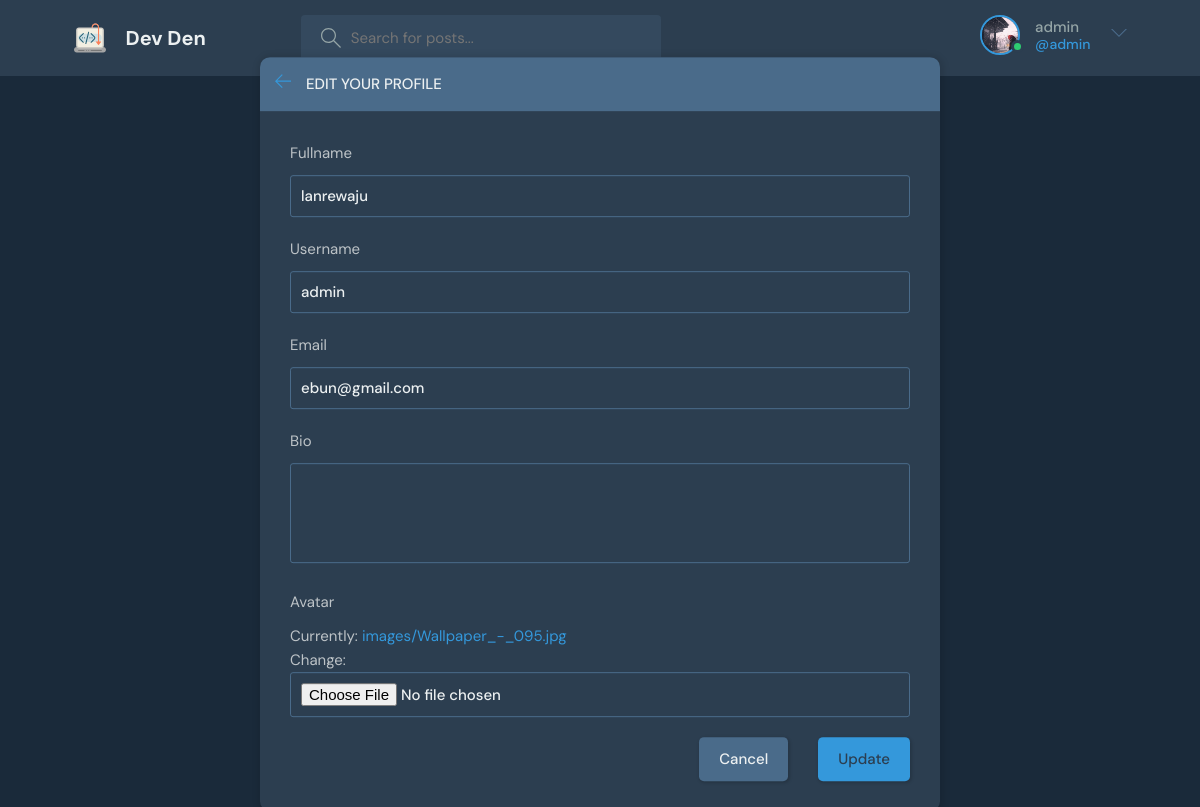
Page /update-user/ (signed in) on the committed database.
### blogApp/models.py (models this page shows)
class User(AbstractUser):
    fullname = models.CharField(max_length=40, null=True)
    username = models.CharField(max_length=40, unique=True, null=True)
    email = models.EmailField(unique=True, null=True)
    bio = models.TextField(null=True, blank=True)
    avatar = models.ImageField(null=True, default="images/avatar.svg", upload_to='images/')

### blogApp/views.py (the view)
# urls.py: path('update-user/', views.update_user_view, name='update-user'),
@login_required(login_url='login')
def update_user_view(request):
    user = request.user
    form = CustomUserUpdateForm(instance=user)
    if request.method == 'POST':
        form = CustomUserUpdateForm(request.POST, request.FILES, instance=user)
        if form.is_valid():
            form.save()
            return redirect('profile', pk=user.id)
    context = {'form':form}
    return render(request, 'blogApp/update_user.html', context)

### blogApp/forms.py
class CustomUserUpdateForm(ModelForm):
    class Meta:
        model = User
        fields = ('fullname', 'username', 'email', 'bio', 'avatar')

### blogApp/templates/blogApp/update_user.html (shortened to what this page needs)
{% extends "blogApp/main.html" %}
{% block content %}
    <main class="update-account layout">
        <div class="container">
            <div class="layout__box">
                <div class="layout__boxHeader">
                    <div class="layout__boxTitle">
                        <a href="{{ request.META.HTTP_REFERER }}">
                            <svg version="1.1" xmlns="http://www.w3.org/2000/svg" width="32" height="32"
                                viewBox="0 0 32 32">
                                <title>arrow-left</title>
                                <path
                                    d="M13.723 2.286l-13.723 13.714 13.719 13.714 1.616-1.611-10.96-10.96h27.625v-2.286h-27.625l10.965-10.965-1.616-1.607z">
                                </path>
                            </svg>
                        </a>
                        <h3>Edit your profile</h3>
                    </div>
                </div>
                <div class="layout__body">
                    <form class="form" action="" method="POST">
                        {% for field in form %}
                        <div class="form__group">
                            <label for="profile_pic">{{ field.label }}</label>
                            {{ field }}
                        </div>
                        {% endfor %}
                        <div class="form__action">
                            <a class="btn btn--dark" href="index.html">Cancel</a>
                            <button class="btn btn--main" type="submit">Update</button>
                        </div>
                    </form>
                </div>
            </div>
        </div>
    </main>
{% endblock content %}

### blogApp/templates/blogApp/navbar.html (shortened to what this page needs)
{% load static %}
<header class="header header--loggedIn">
      <div class="container">
        <a href="{% url "home" %}" class="header__logo">
          <img src="{% static "media/images/logo1.svg" %}" />
          <h1>Dev Den</h1>
        </a>
        <form class="header__search" method="GET" action="home">
          <label>
            <input name="q" placeholder="Search for posts..." />
          </label>
        </form>
        <nav class="header__menu">
        {% if request.user.is_authenticated %}
          <div class="header__user">
            <a href="{% url "update-user" %}">
              <div class="avatar avatar--medium active">
                <img src="{{ request.user.avatar.url }}" />
              </div>
              <p>{{ request.user.username }} <span>@{{ request.user.username }}</span></p>
            </a>
            <button class="dropdown-button">
              <svg version="1.1" xmlns="http://www.w3.org/2000/svg" width="32" height="32" viewBox="0 0 32 32">
                <title>chevron-down</title>
                <path d="M16 21l-13-13h-3l16 16 16-16h-3l-13 13z"></path>
              </svg>
            </button>
          </div>
          {% else %}
          <a href="{% url "login" %}"><img src="{{ request.user.avatar.url }}" alt=""><p>Login</p></a>
        {% endif %}
        </nav>
      </div>
    </header>

### rows in the picture
User: user.avatar (picture), user.username "admin", form "lanrewaju" "admin" "ebun@gmail.com"

### other values in the picture
{{ field.label }} "Fullname" "Username" "Email" "Bio" "Avatar"
